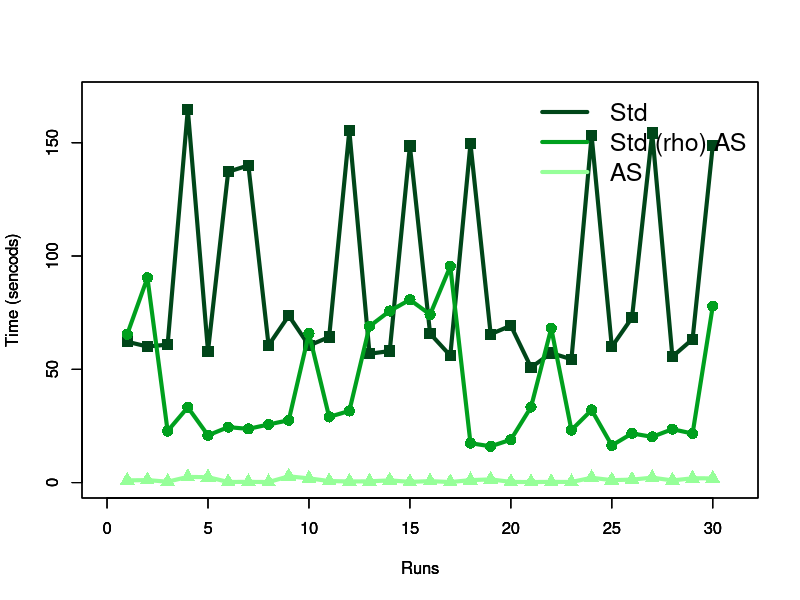

This figure's R source:
#!/usr/bin/env Rscript
x <- c(1:30)
y_std <-c (62.160,60.050,60.900,164.690,57.950,137.180,139.970,60.600,73.670,60.480,64.240,155.360,56.860,58.050,148.500,65.760,56.050,149.560,65.510,69.260,50.830,57.180,54.430,153.100,59.940,72.780,154.310,55.590,63.300,148.800)
y_as <-c(0.980,1.100,0.400,2.510,2.380,0.280,0.320,0.250,2.760,1.860,0.690,0.500,0.560,0.980,0.320,0.650,0.240,1.080,1.420,0.300,0.240,0.320,0.270,2.130,1.070,1.310,2.180,0.960,1.900,1.880)
y_rho <-c(65.470,90.400,22.760,33.230,20.860,24.470,23.710,25.650,27.540,65.820,28.980,31.630,69.000,75.730,80.710,74.160,95.450,17.390,16.010,18.940,33.360,68.100,23.190,32.040,16.390,21.700,20.190,23.570,21.640,77.870)

#cor(x,y)
#plot(x,y,xlab="Independent",ylab="Dependent",main="Random Stuff")

#plot(x,y,xlab="Independent",ylab="Dependent",main="Random Stuff")

grn_1 <- rgb(0, 70/255, 25/255, 1)
grn_2 <- rgb(0, 160/255, 30/255, 1)
grn_3 <- rgb(150/255, 255/255, 153/255, 1)

plot(x,y_std, 
	  xlim=c(0,31), ylim=c(0,170),
     col=grn_1, #type="p", 
     pch = 15, #tipo de figura del punto 
     cex = 1.5, #tamaño del punto
     xlab= "Runs", #NA, 
     ylab= "Time (sencods)", #NA, 
     axes=T, #xaxt="n", #yaxt="n", #frame.plot="TRUE", #bty="n"
    ); 
lines(x, y_std, col=grn_1, lwd=4)

par(new=TRUE)

plot(x,y_rho, 
	  xlim=c(0,31), ylim=c(0,170),
     col=grn_2, #type="p", 
     pch = 16, #tipo de figura del punto 
     cex = 1.5, #tamaño del punto
     xlab= "Runs", #NA, 
     ylab= "Time (sencods)", #NA, 
     axes=T, #xaxt="n", #yaxt="n", #frame.plot="TRUE", #bty="n"
    ); 
lines(x, y_rho, col=grn_2, lwd=4)

par(new=TRUE)

plot(x,y_as, 
	  xlim=c(0,31), ylim=c(0,170),
     col=grn_3, #type="p", 
     pch = 17, #tipo de figura del punto 
     cex = 1.5, #tamaño del punto
     xlab= "Runs", #NA, 
     ylab= "Time (sencods)", #NA, 
     axes=T, #xaxt="n", #yaxt="n", #frame.plot="TRUE", #bty="n"
    ); 
lines(x, y_as, col=grn_3, lwd=4)

legend('topright', c("Std", "Std (rho) AS", "AS"), lty=1, lwd=4, col=c(grn_1, grn_2, grn_3), bty='n', cex=1.5)
#legend(x=3.3, y= 205, legend=c("Sender solver", "Helped receiver solver", "Receiver solver", "No communicating solver"), 
#        col=c("blue","red","orange","black"), lwd=1, lty=c(NA,NA,NA,NA), pch=c(19,19,19,19), bty='n', cex=1.5, merge=FALSE )

#points(x1,y1,col=2,pch=3)
#points(x2,y2,col=4,pch=5)
#legend(14,70,c("Original","one","two"),col=c(1,2,4),pch=c(1,3,5))
